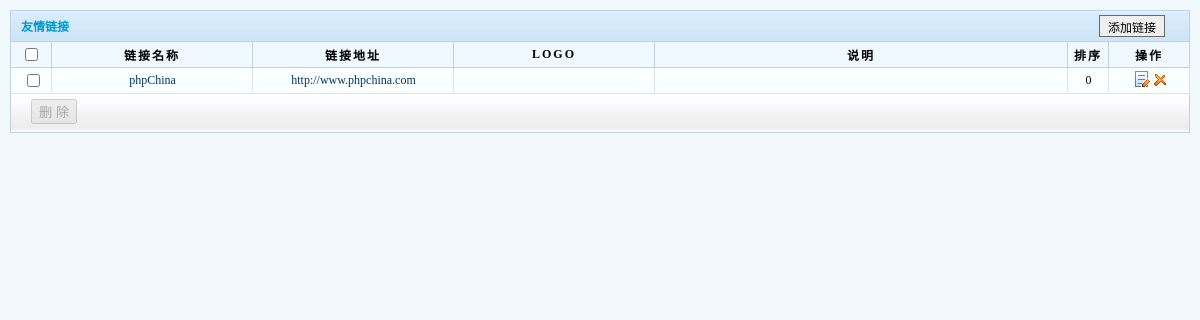
Page /admin/friendlink.php (signed in) on the committed database.
### tables this page shows
CREATE TABLE IF NOT EXISTS `cms_friendlink` (
  `id` int(11) NOT NULL AUTO_INCREMENT COMMENT 'ID',
  `name` varchar(200) NOT NULL COMMENT 'ÍøÕ¾Ãû³Æ',
  `url` varchar(200) NOT NULL COMMENT 'ÍøÖ·',
  `description` varchar(400) NOT NULL COMMENT 'Õ¾µã¼ò½é',
  `logo` varchar(200) NOT NULL COMMENT 'ÍøÕ¾LOGO',
  `seq` int(11) NOT NULL DEFAULT '0' COMMENT 'ÅÅÁÐË³Ðò',
  PRIMARY KEY (`id`)
);

### include/config.inc.php (called while the page is built, shortened)
<?php
require_once ROOT_PATH.'include/db_mysql.php';
$db = new db_mysql();
?>

### include/db_mysql.php (called while the page is built, shortened)
<?php
class db_mysql {
	private $link_id = NULL;
	function __construct() {
		$this->debug = false;
	}
	function connect($dbhost, $dbuser, $dbpwd, $dbname = '', $dbcharset = 'utf8', $pconnect = 0) {
		if ($pconnect) {
			if (! $this->link_id = mysql_pconnect ( $dbhost, $dbuser, $dbpwd )) {
				$this->ErrorMsg ();
			}
		} else {
			if (! $this->link_id = mysql_connect ( $dbhost, $dbuser, $dbpwd, 1 )) {
				$this->ErrorMsg ();
			}
		}
	}
	function query($sql) {
		if (! ($query = mysql_query ( $sql, $this->link_id ))) {
			$this->ErrorMsg ();
			return false;
		} else {
			return $query;
		}
	}
	function getList($sql) {
		$res = $this->query ( $sql );
		if ($res !== false) {
			$arr = array ();
			$row = mysql_fetch_assoc ( $res );
			while ($row) {
				$arr [] = $row;
				$row = mysql_fetch_assoc ( $res );
			}
			return $arr;
		} else {
			return false;
		}
	}
}
?>

### admin/friendlink.php (the view, shortened to what this page needs)
<?php
require_once ("admin.inc.php");
$friendlink_list = $db->getList("select * from cms_friendlink order by seq asc");
?>
<html>
<head>
<link href="images/css.css" rel="stylesheet" type="text/css">
</head>
<body>
<table width="100%" border="0" cellpadding="0" cellspacing="0" >
  <tr>
    <td valign="top" style="padding:10px;"><table width="100%" border="0" align="center" cellpadding="0" cellspacing="0" class="table_head">
        <tr>
          <td height="30">友情链接
          &nbsp;&nbsp;&nbsp;</td>
          <td width="80"><input name="button" type="button" class="submit" onClick="location.href='friendlink.add.php?act=add'" value="添加链接"></td>
        </tr>
      </table>
      <table width="100%" border="0" align="center" cellpadding="0" cellspacing="0" class="table_form">
        <tr>
          <th width="40"><input type="checkbox" name="checkbox11" value="checkbox" onClick="checkAll(this,'checkbox')"></th>
          <th width="200" height="26">链接名称</th>
          <th width="200">链接地址</th>
          <th width="200">LOGO</th>
          <th height="26">说明</th>
          <th width="40">排序</th>
          <th width="80" height="26">操作</th>
        </tr>
        <?php
	foreach ($friendlink_list as $list){
  ?>
        <tr onMouseOver="this.className='relow'" onMouseOut="this.className='row'" class="row">
          <td align="center" ><input type="checkbox" name="checkbox" value="<?php echo $list['id'];?>" onClick="checkDeleteStatus('checkbox')"></td>
          <td height="26" align="center" ><a href="friendlink.add.php?act=edit&id=<?php echo $list['id'];?>"><?php echo $list['name'];?></a>&nbsp;</td>
          <td align="center"><a href="<?php echo $list['url'];?>" target="_blank" title="打开网址"><?php echo $list['url'];?></a>&nbsp;</td>
          <td align="center">
          &nbsp;</td>
          <td height="26" align="center"><?php echo $list['description'];?>&nbsp;</td>
          <td align="center"><?php echo $list['seq'];?>&nbsp;</td>
          <td height="26" align="center"><a href="friendlink.add.php?act=edit&id=<?php echo $list['id'];?>"><img src="images/edit.gif" alt="修改" border="0"></a> <img src="images/del.gif" alt="删除" onClick="doAction('delete',<?php echo $list['id'];?>)" style="cursor:pointer"></td>
        </tr>
        <?php
	}
  ?>
      </table>
      <table width="100%" border="0" cellpadding="0" cellspacing="0" class="table_footer">
        <tr>
          <td height="29" style="text-align:left; padding-left:10px"><div style=" float:left">
              <input type="button" id="DeleteCheckboxButton" value="删 除" disabled="disabled" onClick="doAction('deleteAll')">
          </div></td>
        </tr>
        <tr>
          <td height="3" colspan="2" background="images/20070907_03.gif"></td>
        </tr>
      </table></td>
  </tr>
</table>
</body>
</html>

### admin/images/css.css (style rules this page uses)
body { margin: 0px; padding: 0px; background-color:#F1F9FC; }
.submit { font-size: 12px; PADDING-RIGHT: 8px; PADDING-LEFT: 8px; FONT-SIZE: 12px; FILTER: progid:DXImageTransform.Microsoft.Gradient(GradientType=0, StartColorStr=#f9f9f9, EndColorStr=#C5C4C4); CURSOR: pointer; COLOR: #99000; PADDING-TOP: 2px; border: 1px solid #686868; }
.table_head { background-image: url(img_09.gif); background-repeat: repeat-x; text-align: left; height: 30px; border-top-width: 1px; border-top-style: solid; border-top-color: #C0D0E4; font-size: 12px; font-weight: bold; color: #0099CB; border-left-width: 1px; border-left-style: solid; border-left-color: #C0D0E4; border-right-width: 1px; border-right-style: solid; border-right-color: #C0D0E4; }
.table_head td { padding-left:10px; padding-right:10px; }
.table_form { background-color:#FFFFFF; border-left-width: 1px; border-left-style: solid; border-left-color: #C0D0E4; font-size: 12px; border-top-width: 1px; border-top-style: solid; border-top-color: #C0D0E4; }
.table_form td { font-size:12px; height:26px; padding-left:4px; color: #000000; border-right-width: 1px; border-bottom-width: 1px; border-right-style: solid; border-bottom-style: solid; border-right-color: #D9E2EE; border-bottom-color: #D9E2EE; }
.table_form tr { background-color:#FAFFFF; }
.table_form th { font: bold 12px; color: #000000; letter-spacing: 2px; text-align: center; height:26px; background-color:#CCFFFF background-repeat: repeat-x; border-right-width: 1px; border-bottom-width: 1px; border-right-style: solid; border-bottom-style: solid; border-right-color: #C0D0E4; border-bottom-color: #C0D0E4; background-color: #EFF8FE; }
.table_form td a { color:#003366;text-decoration: none; }
.table_footer { background-image: url(img_10.gif); background-repeat: repeat-x; height: 39px; margin: 0px; width: 100%; border-right-width: 1px; border-bottom-width: 1px; border-left-width: 1px; border-right-style: solid; border-bottom-style: solid; border-left-style: solid; border-right-color: #C0D0E4; border-bottom-color: #C0D0E4; border-left-color: #C0D0E4; padding-right: 10px; padding-left: 10px; font-size: 12px; }

### rows in the picture
cms_friendlink: name "phpChina", url "http://www.phpchina.com", seq "0"
